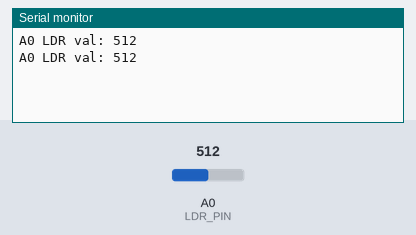
Recording of a sketch running on a simulated Arduino Uno, built with avr-gcc and run on an emulated ATmega328P. On the bench: the last lines printed to the serial monitor. Inputs (shaded band) come from the test bench; at power-on: A0 (LDR_PIN) = 512.

Above: at 1.8 s.
1.9 s: A0 (LDR_PIN) set to 716
At 2.8 s:
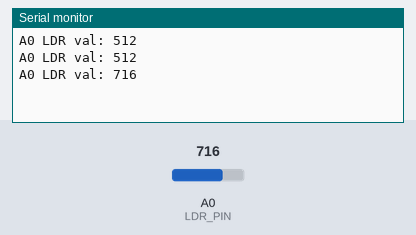
3.4 s: A0 (LDR_PIN) set to 900
At 4.5 s:
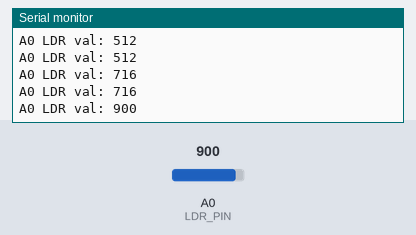
Timing chart, 0 to 6.4 s (numbered marks = the images above; inputs shaded):
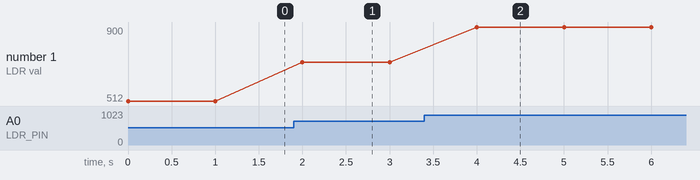

Measured:
- after the input at 1.9 s, the serial monitor: prints a new line after 0.10 s (image 1)
- after the input at 3.4 s, the serial monitor: prints a new line after 0.60 s (image 2)
- plotted number 1: 512 → 716 after the input at 1.9 s, 716 → 900 after the input at 3.4 s

The sketch:

fotoresistore.ino
```cpp
#define LDR_PIN A0

struct {
  int val{0};
} input_data;

void input(void){
  input_data.val = analogRead(LDR_PIN);
}

typedef int state_t;
#define DEFAULT_STATE   ((state_t)0)

state_t state = DEFAULT_STATE;

void stato(void){
  if (state == DEFAULT_STATE){
    Serial.print("A0 LDR val: ");
    Serial.println(input_data.val);
    delay(1000);
  }
}

void output(void){}

void setup() {
  Serial.begin(115200);
}

void loop() {
  input();
  stato();
  output();
}
```
